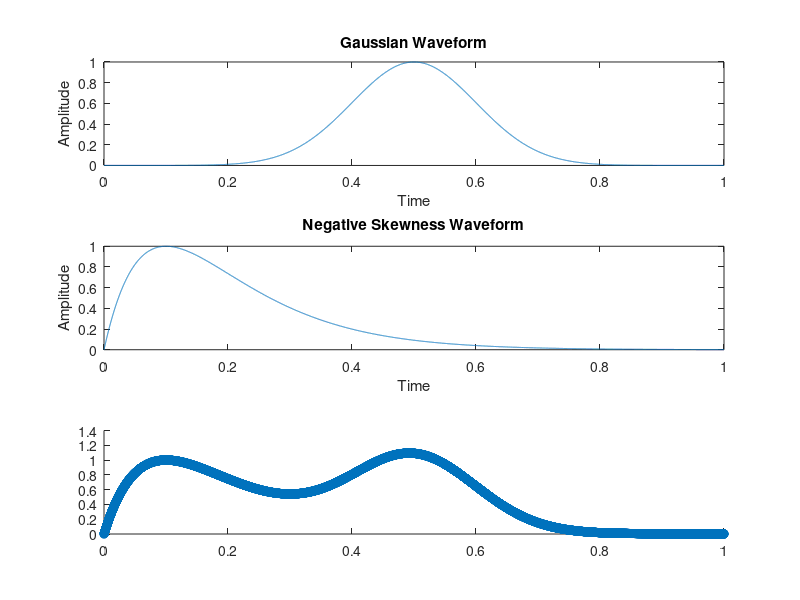

MATLAB code for this plot:
clear all
close all

Vgs = [0.5:(1/2^12):3.3]';
n = length(Vgs);
t = linspace(0, 1, n); % 시간 축 생성

% 가우시안 파형 생성
mu = 0.5; % 중심 위치
sigma = 0.1; % 폭 조절
gaussian_waveform = exp(-((t - mu).^2) / (2 * sigma^2));
gaussian_waveform = gaussian_waveform';

% 음의 왜도를 가지는 파형 생성
% 감마 분포 기반 비대칭 파형
shape_param = 2; % 형상 파라미터
scale_param = 0.1; % 스케일 파라미터
neg_skew_waveform = (t.^(shape_param - 1)) .* exp(-t/scale_param);

neg_skew_waveform = neg_skew_waveform / max(abs(neg_skew_waveform));
neg_skew_waveform = neg_skew_waveform';
% 결과 시각화
figure;
subplot(3,1,1);
plot(t, gaussian_waveform);
title('Gaussian Waveform');
xlabel('Time');
ylabel('Amplitude');

subplot(3,1,2);
plot(t, neg_skew_waveform);
title('Negative Skewness Waveform');
xlabel('Time');
ylabel('Amplitude');

subplot(3,1,3);
scatter(t, (gaussian_waveform+neg_skew_waveform));

